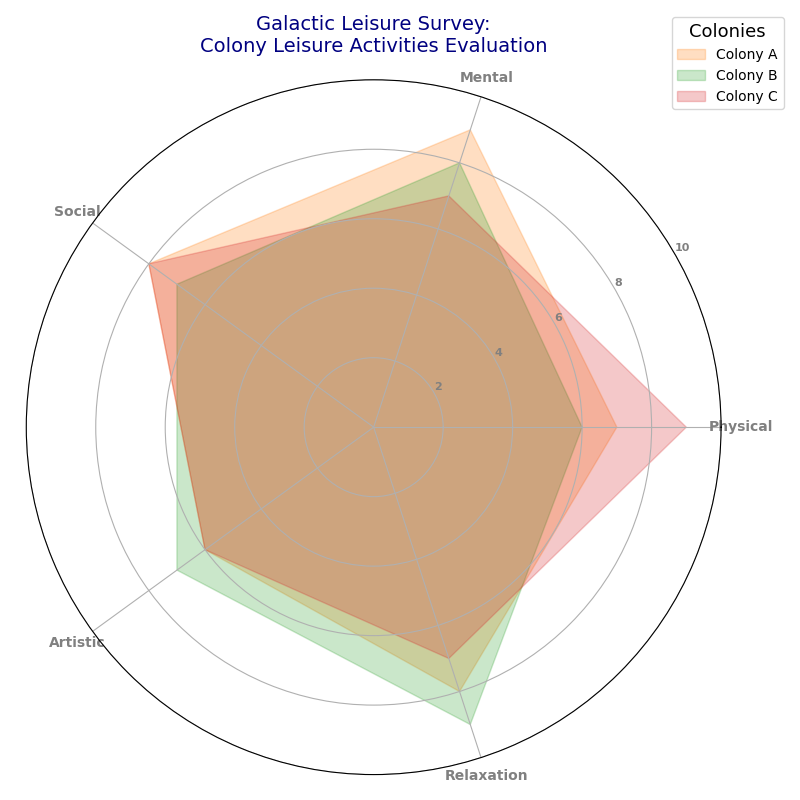

The script that drew this image:
import matplotlib.pyplot as plt
import numpy as np
from math import pi

colonies = ['Colony A', 'Colony B', 'Colony C']
attributes = ['Physical', 'Mental', 'Social', 'Artistic', 'Relaxation']

data = [
    [7, 9, 8, 6, 8],  # Colony A
    [6, 8, 7, 7, 9],  # Colony B
    [9, 7, 8, 6, 7]   # Colony C
]

data = np.array(data)
num_attributes = len(attributes)

angles = np.linspace(0, 2 * pi, num_attributes, endpoint=False).tolist()
angles += angles[:1]

fig, ax = plt.subplots(figsize=(8, 8), subplot_kw=dict(polar=True))

colors = ['#ff7f0e', '#2ca02c', '#d62728']  # Colors for each colony

# Fill-area radar chart
for i, colony_data in enumerate(data):
    values = colony_data.tolist()
    values += values[:1]
    ax.fill(angles, values, color=colors[i], alpha=0.25, label=colonies[i])

plt.xticks(angles[:-1], attributes, color='grey', size=10, fontweight='bold')
ax.set_rlabel_position(30)
plt.yticks([2, 4, 6, 8, 10], ["2", "4", "6", "8", "10"], color="grey", size=8, fontweight='bold')
plt.ylim(0, 10)

plt.title("Galactic Leisure Survey:\nColony Leisure Activities Evaluation", size=14, color='navy', pad=20)
plt.legend(loc='upper right', bbox_to_anchor=(1.1, 1.1), title="Colonies", fontsize='medium', title_fontsize='13')

plt.tight_layout()
plt.show()
